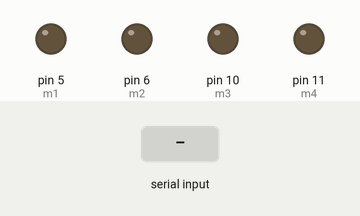
The sketch below on a simulated Arduino Uno, built with avr-gcc and run on an emulated ATmega328P. On the bench: output pins drawn as LEDs (lit = HIGH). Inputs (shaded band) come from the test bench.

Above: at 1.2 s.
1.3 s: "F" received over Serial
At 1.6 s:
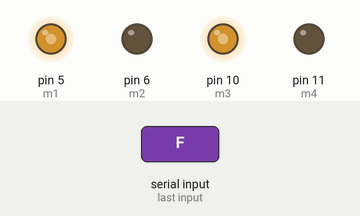
2.8 s: "B" received over Serial
At 3.9 s:
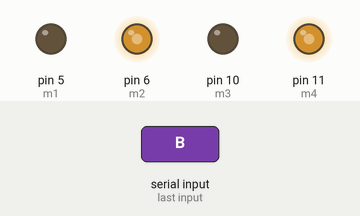
4.3 s: "R" received over Serial
At 5.1 s:
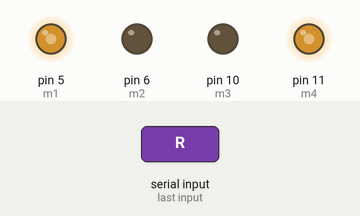
5.8 s: "L" received over Serial
At 6.2 s:
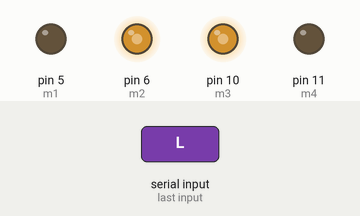
Timing chart, 0 to 8.3 s (numbered marks = the images above; inputs shaded):
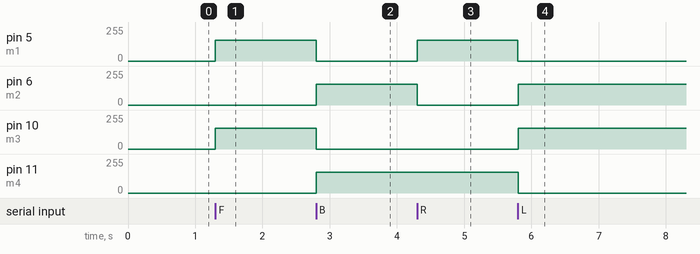

Measured:
- after the input at 1.3 s, pin 5 (m1), pin 10 (m3): 0/255 → 155/255 at once
- after the input at 2.8 s, pin 5 (m1), pin 10 (m3): 155/255 → 0/255 at once; pin 6 (m2), pin 11 (m4): 0/255 → 155/255 at once
- after the input at 4.3 s, pin 5 (m1): 0/255 → 155/255 at once; pin 6 (m2): 155/255 → 0/255 at once
- after the input at 5.8 s, pin 5 (m1), pin 11 (m4): 155/255 → 0/255 at once; pin 6 (m2), pin 10 (m3): 0/255 → 155/255 at once

The sketch:

RC_Car_Control.ino
```cpp
int m1 = 5;
int m2 = 6;
int m3 = 10;
int m4 = 11;

char bt = 0;

void setup() {
  // put your setup code here, to run once:
  Serial.begin(9600);

  pinMode(m1, OUTPUT);
  pinMode(m2, OUTPUT);
  pinMode(m3, OUTPUT);
  pinMode(m4, OUTPUT);

}

void loop() {
  // put your main code here, to run repeatedly:
  if (Serial.available() > 0)
  {
    bt = Serial.read();

 /*__________________________________________________________*/
 if (bt=='F')
 forward();
 else if (bt=='B')
 backward();
 else if (bt=='R')
 right();
 else if (bt=='L')
 left();
 else if (bt=='S')
 stopp();
  }
  }
  void forward() {
    analogWrite(m1, 155);
    analogWrite(m2, 0);
    analogWrite(m3, 155);
    analogWrite(m4, 0);

  }

  void backward() {
    analogWrite(m1, 0);
    analogWrite(m2, 155);
    analogWrite(m3, 0);
    analogWrite(m4, 155);
  }

  void right() {
    analogWrite(m1, 155);
    analogWrite(m2, 0);
    analogWrite(m3, 0);
    analogWrite(m4, 155);
  }

  void left() {
    analogWrite(m1, 0);
    analogWrite(m2, 155);
    analogWrite(m3, 155);
    analogWrite(m4, 0);
  }

  void stopp() {
    analogWrite(m1, 0);
    analogWrite(m2, 0);
    analogWrite(m3, 0);
    analogWrite(m4, 0);
  }
```
